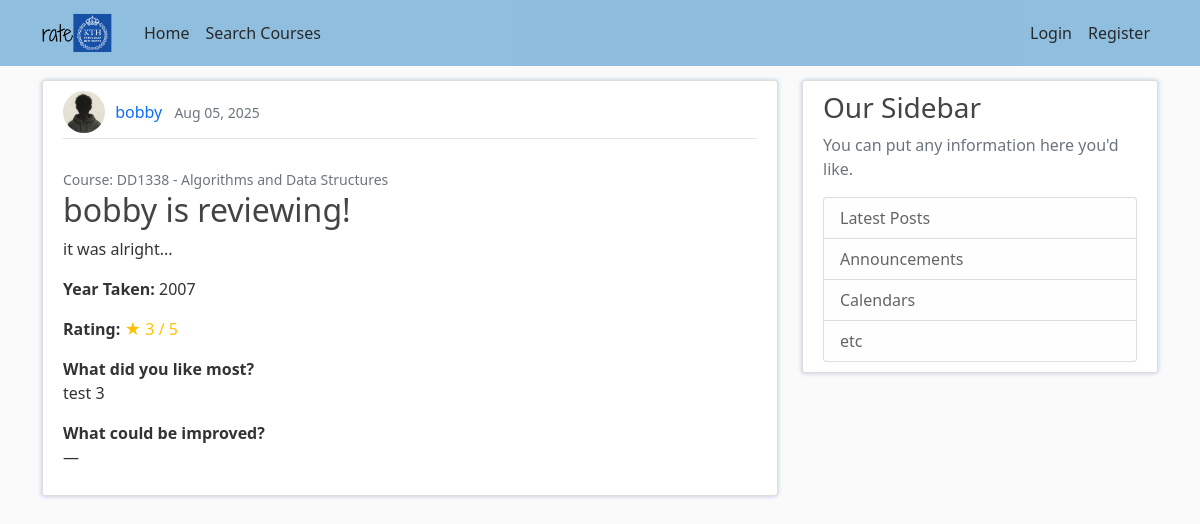
Screenshot of /post/3 with the database file from the repository.
### flasknetwork/models.py (models this page shows, shortened)
class User(db.Model, UserMixin): # the *table* name is 'user' by default, not 'User'
    id = db.Column(db.Integer, primary_key=True)
    username = db.Column(db.String(20), unique=True, nullable=False)
    email = db.Column(db.String(120), unique=True, nullable=False)
    image_file = db.Column(db.String(20), nullable=False, default='default.jpg')
    password = db.Column(db.String(60), nullable=False)
    posts = db.relationship('Post', backref='author', lazy=True)
    email_verified = db.Column(db.Boolean, nullable=False, default=False)
    program_id = db.Column(db.Integer, db.ForeignKey('program.id'), nullable=False)
    program = db.relationship('Program', backref='students')

class Post(db.Model):
    id = db.Column(db.Integer, primary_key=True)
    title = db.Column(db.String(100), nullable=False)
    date_posted = db.Column(db.DateTime, nullable=False, default=datetime.utcnow)
    content = db.Column(db.Text, nullable=False)
    year_taken = db.Column(db.Integer, nullable=False)  # e.g., 2023
    rating = db.Column(db.Integer, nullable=False)  # e.g., 1-
    answer_q1 = db.Column(db.Text, nullable=False)  # e.g., "Yes, I would recommend this course."
    answer_q2 = db.Column(db.Text, nullable=True)
    user_id = db.Column(db.Integer, db.ForeignKey('user.id'), nullable=False)
    course_id = db.Column(db.Integer, db.ForeignKey('course.id'), nullable=False)
    __table_args__ = (db.UniqueConstraint('user_id', 'course_id', name='one_review_per_course'),)
    course = db.relationship('Course', backref='reviews')

class Course(db.Model):
    id = db.Column(db.Integer, primary_key=True)
    name = db.Column(db.String(100), nullable=False, index=True)
    code = db.Column(db.String(20), unique=True, nullable=False, index=True)

### flasknetwork/posts/routes.py (the view)
@posts.route('/post/<int:post_id>')
def post(post_id):
    post = Post.query.get_or_404(post_id)
    return render_template('post.html', title=post.title, post=post)

### flasknetwork/templates/post.html (shortened to what this page needs)
{% extends "layout.html" %}
{% block content %}
    <article class="d-flex align-items-center content-section position-relative">
        <div class="flex-grow-1">
            <div class="article-metadata">
                <img class="rounded-circle article-img" src="{{ url_for('static', filename='profile_pics/' + post.author.image_file) }}" alt="{{ post.author.username }}'s profile picture">
                <a class="me-2 author-link" href="{{ url_for('users.user_posts', username=post.author.username) }}">{{ post.author.username }}</a>
                <small class="text-muted">{{ post.date_posted.strftime('%b %d, %Y') }}</small>
            </div>
            <br><small class="text-secondary">Course: {{ post.course.code }} - {{ post.course.name }}</small>
            <h2 class="article-title">{{ post.title }}</h2>
            <p class="article-content">{{ post.content }}</p>
            <p><strong>Year Taken:</strong> {{ post.year_taken }}</p>
            <p><strong>Rating:</strong> <span class="text-warning">★ {{ post.rating }} / 5</span></p>
            <p><strong>What did you like most?</strong><br>{{ post.answer_q1 }}</p>
            <p><strong>What could be improved?</strong><br>{{ post.answer_q2 or '—' }}</p>
        </div>
    </article>
{% endblock content %}

### flasknetwork/templates/layout.html (shortened to what this page needs)
<!DOCTYPE html>
<html lang="en">
<head>
    <link href="https://cdn.jsdelivr.net/npm/bootstrap@5.0.2/dist/css/bootstrap.min.css" rel="stylesheet">
    <link rel="stylesheet" href="{{ url_for('static', filename='css/main.css') }}">
    <link rel="stylesheet" href="https://cdnjs.cloudflare.com/ajax/libs/font-awesome/6.4.2/css/all.min.css"
/>
</head>
<body>
    <header class="site-header">
        <nav class="navbar navbar-expand-md navbar-dark bg-steel fixed-top">
            <div class="container">
                <a class="navbar-brand me-4" href="/">
                    <img src="{{ url_for('static', filename='logo/rateKTH_logo.png') }}" alt="rateKTH Logo" id="navbar-logo">
                </a>
                <div class="collapse navbar-collapse" id="navbarToggle">
                    <div class="navbar-nav me-auto">
                        <a class="nav-link" href="{{ url_for('main.home') }}">Home</a>
                        <a class="nav-link" href="{{ url_for('courses.search') }}">Search Courses</a>
                    </div>
                    <div class="navbar-nav">
                        {% if current_user.is_authenticated %}
                            <a class="nav-link" href="{{ url_for('posts.new_post') }}">New Post</a>
                            <a class="nav-link" href="{{ url_for('users.account') }}">Account</a>
                            <a class="nav-link" href="{{ url_for('users.logout') }}">Logout</a>
                        {% else %}
                            <a class="nav-link" href="{{ url_for('users.login') }}">Login</a>
                            <a class="nav-link" href="{{ url_for('users.register') }}">Register</a>
                        {% endif %}
                    </div>
                </div>
            </div>
        </nav>
    </header>
    <main class="container">
        <div class="row">
            <div class="col-md-8">
                {% block content %}{% endblock content %}
            </div>
            <div class="col-md-4">
                <div class="content-section">
                    <h3>Our Sidebar</h3>
                    <p class='text-muted'>You can put any information here you'd like.</p>
                    <ul class="list-group">
                        <li class="list-group-item list-group-item-light">Latest Posts</li>
                        <li class="list-group-item list-group-item-light">Announcements</li>
                        <li class="list-group-item list-group-item-light">Calendars</li>
                        <li class="list-group-item list-group-item-light">etc</li>
                    </ul>
                </div>
            </div>
        </div>
    </main>
</body>
</html>

### flasknetwork/static/css/main.css (style rules this page uses)
body { background: #fafafa; color: #333333; margin-top: 5rem; }
h1, h2, h3, h4, h5, h6 { color: #444444; }
.bg-steel { background-color: #84b7dbe6; }
.site-header .navbar-nav .nav-link { color: #292929; }
.content-section { background: #ffffff; padding: 10px 20px; border: 1px solid #dddddd; border-radius: 3px; margin-bottom: 20px; box-shadow: -1px 1px 4px 0 rgba(32, 18, 183, 0.15), 1px -1px 4px 0 rgba(30, 132, 157, 0.15); }
a.article-title, a.author-link { text-decoration: none; }
.article-title { color: #444444; word-wrap: break-word; word-break: break-word; hyphens: auto; }
.article-content { white-space: pre-line; }
.article-img { height: 42px; width: 42px; margin-right: 6px; margin-bottom: 4px; vertical-align: middle; }
.article-metadata { padding-bottom: 1px; margin-bottom: 4px; border-bottom: 1px solid #e3e3e3 }
#navbar-logo { height: 40px; width: auto; display: inline-block; vertical-align: middle; }

### rows the page displays
User: image_file (placeholder picture), author.username "bobby"
Post: date_posted "Aug 05, 2025", title "bobby is reviewing!", content "it was alright...", year_taken "2007", rating "3", answer_q1 "test 3", answer_q2 "—"
Course: course.code "DD1338", course.name "Algorithms and Data Structures"
